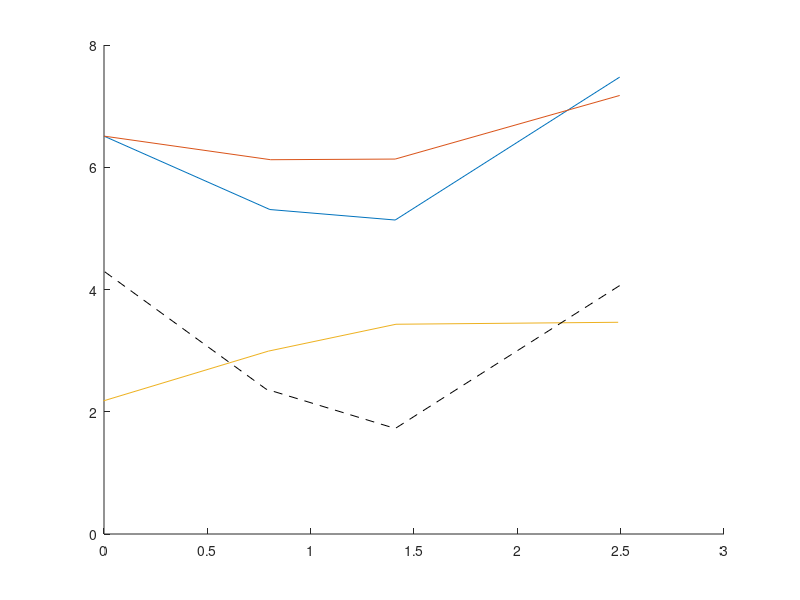
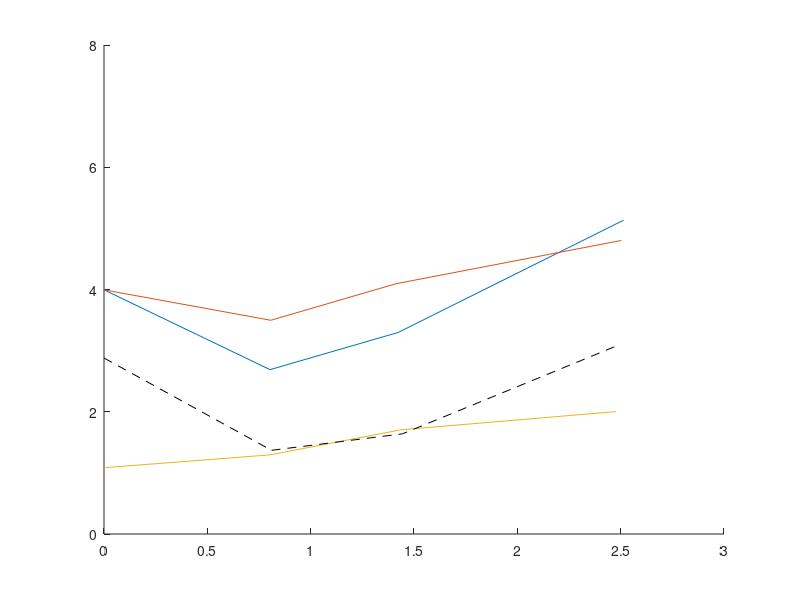
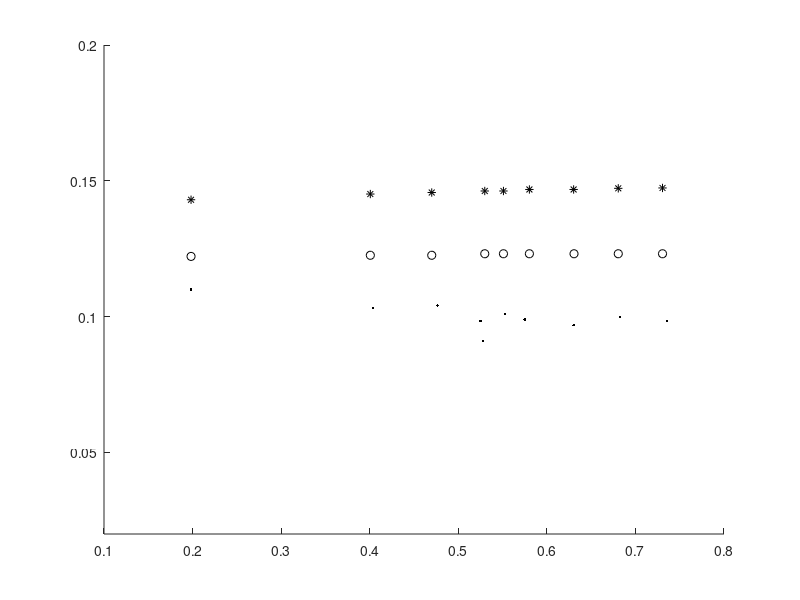
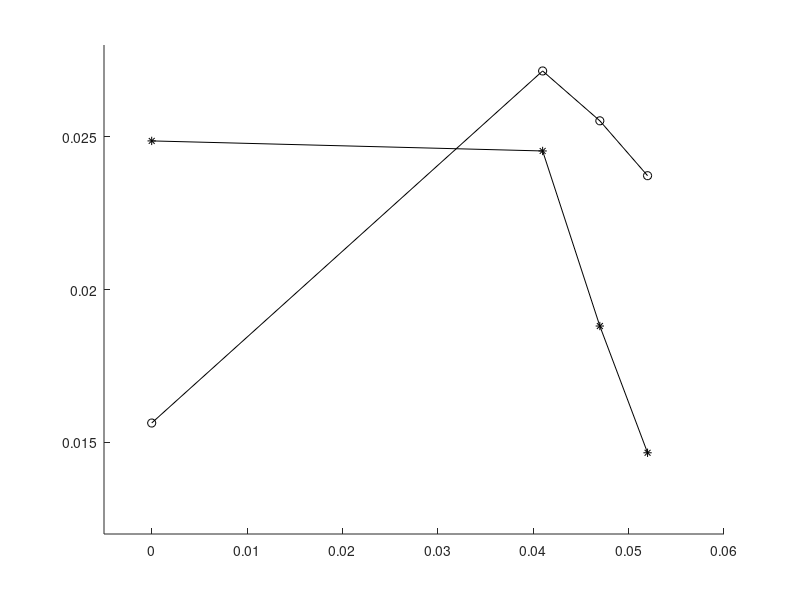

The MATLAB source for these figures, in order:
close all
clear variables
load lit_review_data.mat

figure(1)
hold on
%axis equal
xlim([0 3])
ylim([0 8])
plot(raffel122coolant0(:,1),raffel122coolant0(:,2));
plot(raffel122measuredtotal(:,1),raffel122measuredtotal(:,2));
plot(raffel122upstreamofte(:,1),raffel122upstreamofte(:,2));
plot(raffel122teloss(:,1),raffel122teloss(:,2), 'k--');

figure(2)
hold on
%axis equal
xlim([0 3])
ylim([0 8])
plot(raffel134coolant0(:,1),raffel134coolant0(:,2));
plot(raffel134measuredtotal(:,1),raffel134measuredtotal(:,2));
plot(raffel134upstreamofte(:,1),raffel134upstreamofte(:,2));
plot(raffel134teloss(:,1),raffel134teloss(:,2), 'k--');

figure(3)
hold on
%axis equal
xlim([0.1 0.8])
ylim([0.02 0.2])
plot(backdatrinidade_loss_models(:,1),backdatrinidade_loss_models(:,2), 'k*')
plot(backdatrinidade_loss_models(:,3),backdatrinidade_loss_models(:,4), 'ko')
plot(backdatrinidade_loss_models(:,5),backdatrinidade_loss_models(:,6), 'k.')

figure(4)
hold on
%axis equal
xlim([-0.005 0.06])
ylim([0.012 0.028])
plot(gaoTE_cpt_and_alpha_vs_blowing(:,1),gaoTE_cpt_and_alpha_vs_blowing(:,2), 'k*-')
plot(gaoTE_cpt_and_alpha_vs_blowing(:,3),gaoTE_cpt_and_alpha_vs_blowing(:,4), 'ko-')